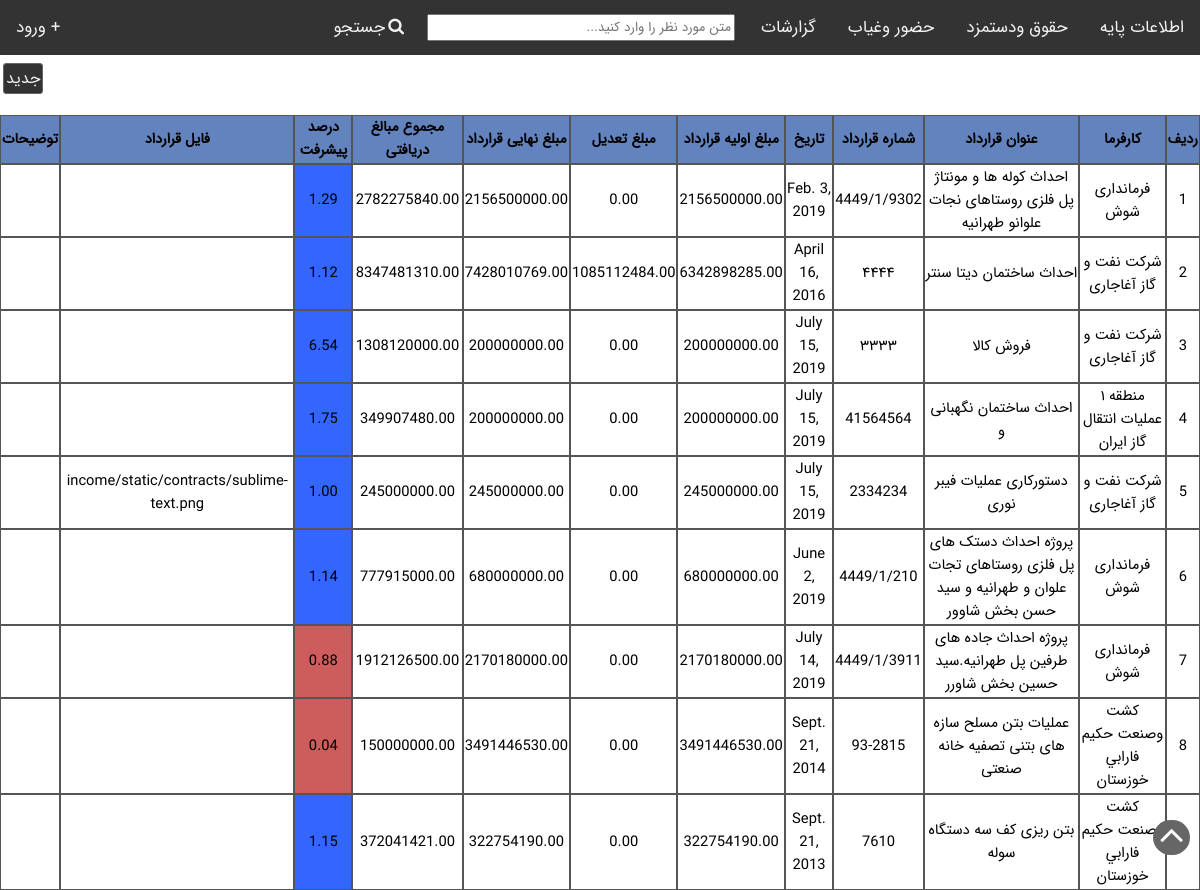
/report/contracts/, run on an earlier commit of the app's database.
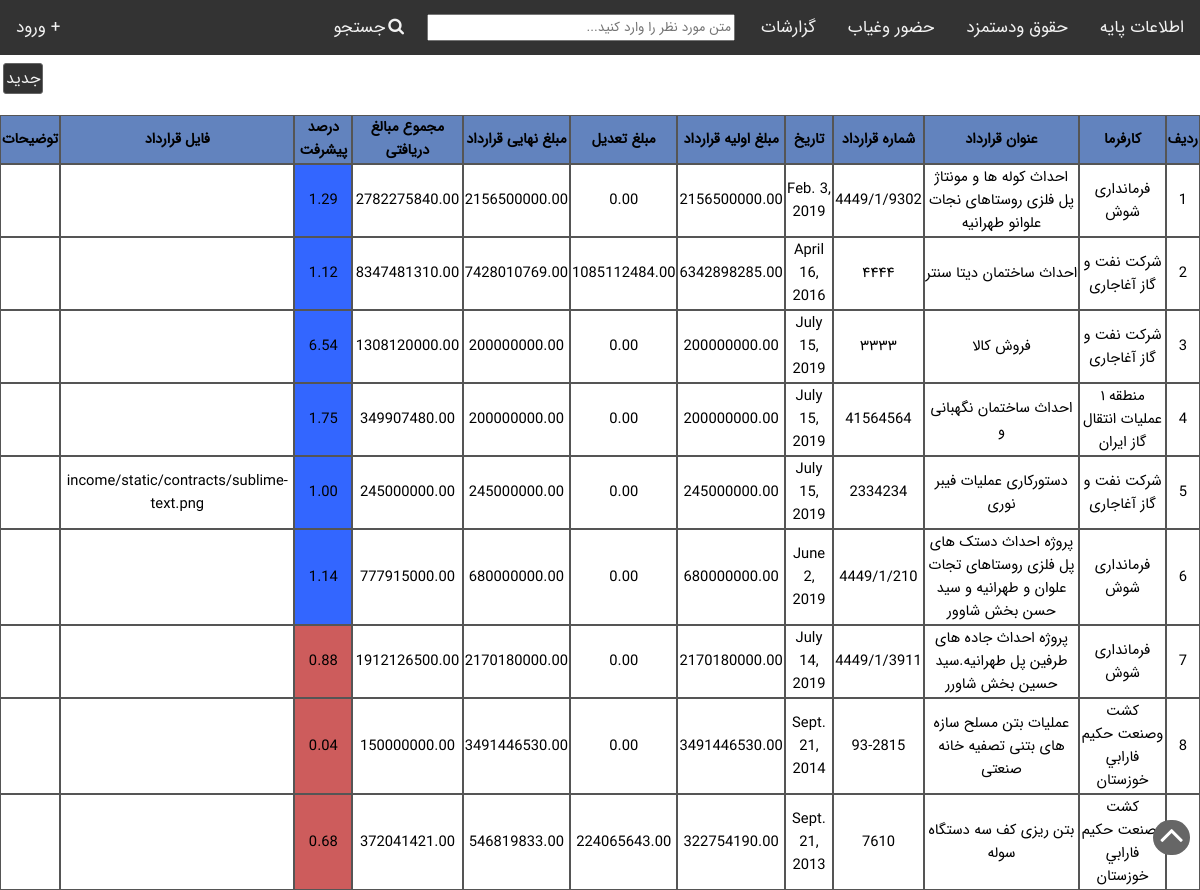
And on a later commit of the database.
### income/models.py (models this page shows, shortened)
class Contract(models.Model):
    employer    =   models.ForeignKey(Employeer,verbose_name="کارفرما",on_delete=models.CASCADE)
    title       =   models.CharField('عنوان قرارداد',max_length=100)
    number      =   models.CharField('شماره قرارداد',max_length=50)
    date        =   models.DateField('تاریخ',)
    gross_amount=   models.DecimalField('مبلغ اولیه قرارداد',max_digits=20,decimal_places=2,default=0)
    adjustment_amount=   models.DecimalField('مبلغ تعدیل',max_digits=20,decimal_places=2,default=0)
    final_amount=   models.DecimalField('مبلغ نهایی قرارداد',max_digits=20,decimal_places=2,default=0)
    total_payments=   models.DecimalField('مجموع مبالغ دریافتی',max_digits=20,decimal_places=2,default=0)
    progress    =   models.DecimalField('درصد پیشرفت',max_digits=10,decimal_places=2,default=0)
    scan_file   =   models.FileField('فایل قرارداد',blank=True,upload_to='income/static/contracts')
    description =   models.CharField('توضیحات',blank=True,max_length=100)

class Employeer(models.Model):
    title           =   models.CharField('نام کارفرما',max_length=50)
    national_code   =   models.CharField('شناسه ملی',max_length=11)
    economic_id     =   models.CharField('شماره اقتصادی',max_length=11)
    phone_number    =   models.CharField("شماره تلفن",max_length=11)
    city_name       =   models.ForeignKey(City,verbose_name="شهر",null=True,on_delete=models.SET_NULL)
    address         =   models.TextField(verbose_name="آدرس")
    description     =   models.CharField('توضیحات',max_length=100,null=True,blank=True)
    def __str__(self):
        return self.title

### income/views.py (the view)
# urls.py: path("contracts/",get_contracts_list_view,name="contracts_list"),
def get_contracts_list_view(request,*args,**kwargs):
   contracts=Contract.objects.all()
   for contract in contracts:
       contract_amount=contract.gross_amount + contract.adjustment_amount
       incomes=Income.objects.filter(contract=contract)
       total_income=incomes.aggregate(Sum('gross_amount'))
       contract.total_payments=total_income['gross_amount__sum']
       contract.final_amount=contract_amount
       if contract.total_payments is not None:
        contract.progress='{0:.3g}'.format(total_income['gross_amount__sum']/contract_amount)
       else:
        contract.total_payments=0
        contract.progress=0
       contract.save()
   view=ViewGenerator(table=Contract,
                     opration_buttons={},select_checkbox=False,add_url='contracts_add')
   return render(request,"contracts_list.html",view.get_context_template())

### income/templatetags/getattribute.py (called while the page is built)
def getattribute(value, arg):
    if hasattr(value, str(arg)):
        attr =getattr(value, arg)
        if type(attr)==bool:
            if attr==True:
                return 'بله'
            elif attr==False:
                return 'خیر'
        return attr
    elif hasattr(value, 'has_key') and value.has_key(arg):
        return value[arg]
    elif numeric_test.match(str(arg)) and len(value) > int(arg):
        return value[int(arg)]
    else:
        return settings.TEMPLATE_STRING_IF_INVALID

### views_generator.py (called while the page is built)
    def get_filed_names(self):
        filed_names=list()
        for f in self.table._meta.get_fields():
            if hasattr(f,'verbose_name') and f.name!='id':
                filed_names.append(f.name)
        return filed_names

    def get_field_labels(self):
        field_labels=list()
        field_labels.append('ردیف')
        for f in self.table._meta.get_fields():
            if hasattr(f,'verbose_name') and f.name!='id':
                field_labels.append(f.verbose_name)
        return field_labels

### income/templates/contracts_list.html (shortened to what this page needs)
<!DOCTYPE html>
<html>
<head>
</head>
<body>
    {% include "navbar.html" %}
    {% load getattribute %}
    {% load l10n %}
    {% load jformat %}
    <a href="#page_top" id="jump-top" class="fa fa-angle-up fa-4x-up"></a>
    <a href="{% url add_url_name %}" class="button" target="blank">جدید</a>
    <div id='data-list'>
        <table>
            <tr>
                {% for title in titles %}
                <th>
                    {{title}}
                </th>
                {% endfor %}
            </tr>
            {% if objects %}
            {% for object in objects %}
            <tr>
                <td>{{forloop.counter}}</td>
                {% for field in field_names %}
                    {% if field == "year" %}
                        {% localize off %}
                            <td>{{ object|getattribute:field }}</td>
                        {% endlocalize %}
                        {% elif field == "date" %}
                        {% localize off %}
                            <td>{{ object|getattribute:field|jformat:"%Y/%m/%d" }}</td>
                        {% endlocalize %}
                        {% elif field == "progress" %}
                                {% if object.progress >= 1  %}
                                    <td style="background-color: #36f" >{{ object|getattribute:field }}</td>
                                {% else %}
                                     <td style="background-color: indianred">{{object.progress}}</td>
                                {% endif %}
                    {% else %}
                        <td>{{ object|getattribute:field }}</td>
                    {% endif %}
                {% endfor %}
            </tr>
            {% endfor %}
            {% endif %}
        </table>
    </div>
</body>
</html>

What changed in the data, as far as the page shows it:
changed Contract "بتن ریزی کف سه دستگاه سوله": progress 1.15 → 0.68 (drawn)
Also different on the page:
new list line: "224065643.00"
new list line: "546819833.00"
new list line: "0.68"
list line gone: "0.00"
list line gone: "322754190.00"
list line gone: "1.15"
